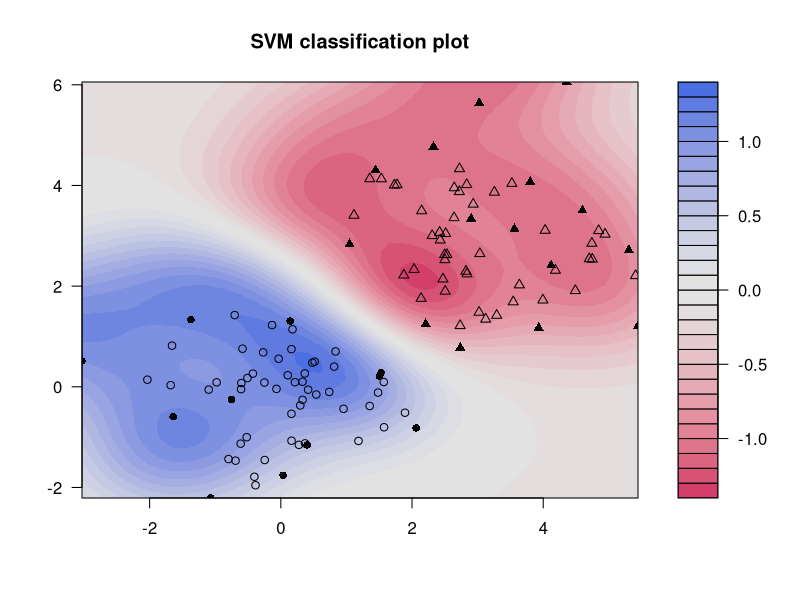
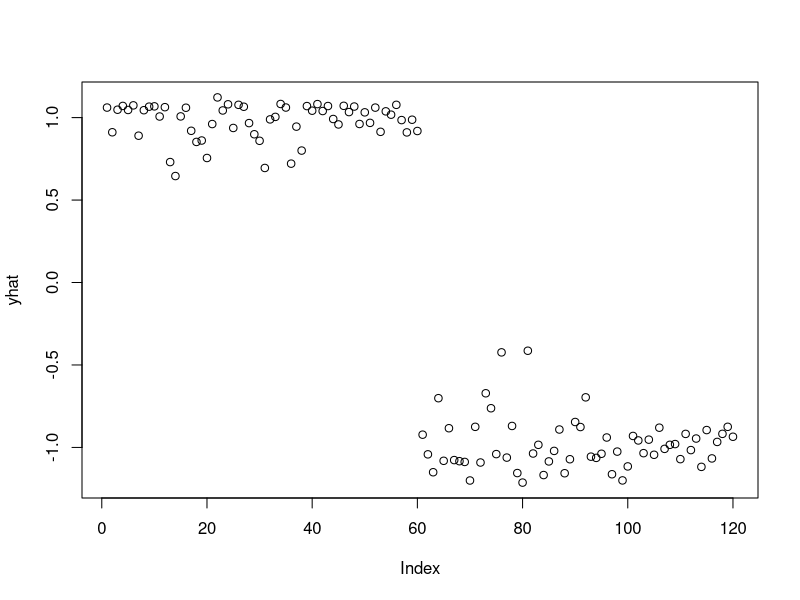
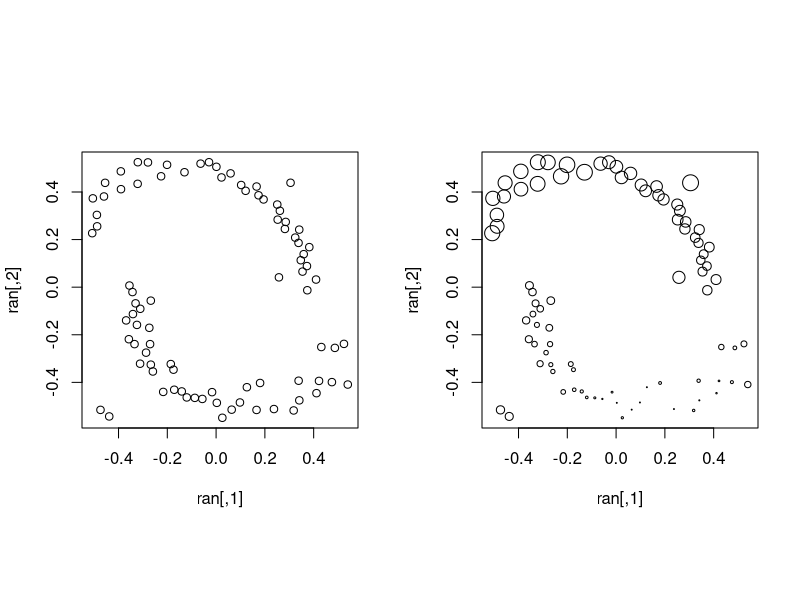
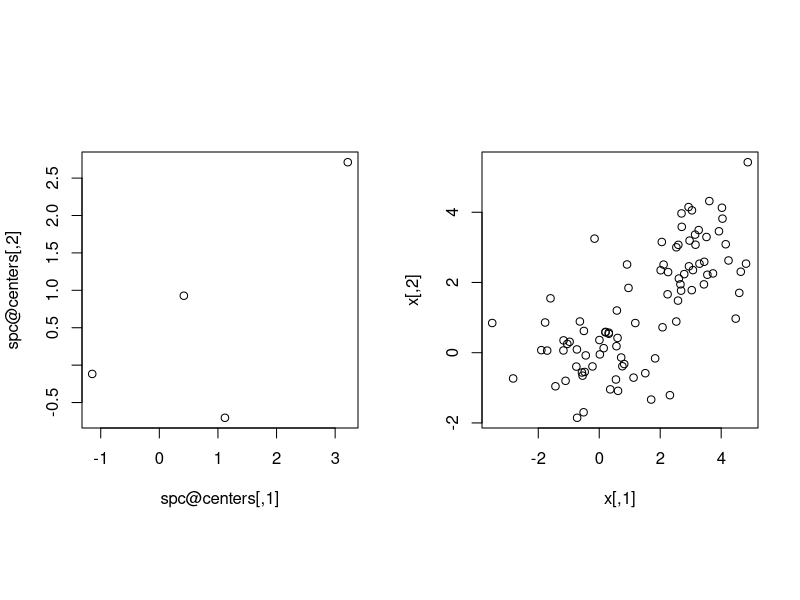

Source code (R) for these figures, in order:
#############################################
#   (c) 2014 Francesco Gadaleta             #
#############################################

library(kernlab)

data(spam)
dt <- as.matrix(spam[c(10:20, 3000:3010), -58])

rbf <- rbfdot(sigma = 0.5)

#rbf(o1,o2)
#exp(0.5 * (2 * crossprod(o1, o2) - crossprod(o1) - crossprod(o2)))
#exp(0.5 * (2 * t(o1)%*%o2 - t(o1)%*%o1 - t(o2)%*%o2))

K = kernelMatrix(kernel = rbf, x = dt)
yt <- as.matrix(as.integer(spam[c(10:20, 3000:3010), 58]))
yt[yt==2] = -1

# compute kernel expansion
kernelMult(rbf, dt, , yt)



# 1. example of ksvm
data(promotergene)
tindex <- sample(1:dim(promotergene)[1], 5)
genetrain <- promotergene[-tindex, ]
genetest <- promotergene[tindex, ]

gene <- ksvm(Class ~ ., data = genetrain, kernel = "rbfdot",
            kpar = "automatic", C = 60, cross = 3, prob.model = TRUE)
predict(gene, genetest, type="probabilities")
tmp <- genetest[1, -1]
#tmp["V2"] = 'a'
predict(gene, tmp)

# 2. example of ksvm
x <- rbind(matrix(rnorm(120), , 2), matrix(rnorm(120, mean = 3), , 2))
y <- matrix(c(rep(1, 60), rep(-1, 60)))
vp <- ksvm(x, y, type = "C-svc")
plot(vp, data=x)
newdata = matrix(c(2,0.1, 3,3), ncol = 2)
predict(vp, newdata)

# relevance vector machine
rvmm <- rvm(x,y, kernel="rbfdot", kpar=list(sigma=0.1))
yhat <- predict(rvmm, x)
plot(yhat)


# ranking algorithm
data(spirals)
ran <- spirals[rowSums(abs(spirals) < 0.55) == 2, ]
ranked <- ranking(ran, 54, kernel = "rbfdot", 
                  kpar = list(sigma = 100), edgegraph = TRUE)
ranked[54,2] <- max(ranked[-54,2])
c <- 1:86
op <- par(mfrow = c(1, 2), pty = "s")
plot(ran)
plot(ran, cex = c[ranked[, 3]]/40)


# online learning
x <- rbind(matrix(rnorm(90), , 2), matrix(rnorm(90) + 3, , 2))
y <- matrix(c(rep(1, 45), rep(-1, 45)), , 1)
on <- inlearn(2, kernel = "rbfdot", kpar = list(sigma = 0.2), type = "classification")
ind <- sample(1:90, 90)

for (i in ind) 
  on <- onlearn(on, x[i, ], y[i], nu = 0.03, lambda = 0.1)
sign(predict(on, x))

spc <- specc(x, centers=4)
plot(spc@centers)
plot(x)
